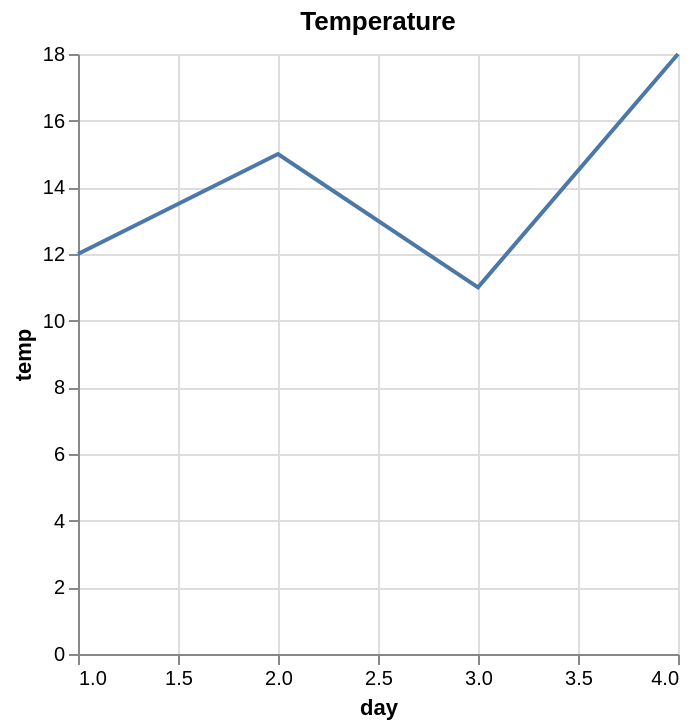

Specify this chart in Vega-Lite:
### Vega-Lite specification from a JSON file in a GitHub repository (floating-point values rounded to 4 significant figures)
{"mark": "line", "data": {"values": [{"day": 1, "temp": 12}, {"day": 2, "temp": 15}, {"day": 3, "temp": 11}, {"day": 4, "temp": 18}]}, "encoding": {"x": {"field": "day", "type": "quantitative"}, "y": {"field": "temp", "type": "quantitative"}}, "title": "Temperature"}
